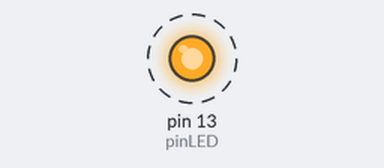
Bench run of a sketch on a simulated Arduino Uno, built with avr-gcc and run on an emulated ATmega328P. Shown: output pins drawn as LEDs (lit = HIGH). Dashed ring = blinking.

Above: at 0.5 s.
Timing chart, 0 to 4.6 s (numbered marks = the images above):
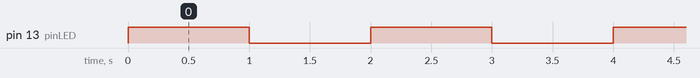

The sketch:

Ej1_blink.ino
```cpp
/* Curso básico de Arduino Módulo 1 -  Ejemplo 1: Blink
    Julián Andrés Castro
    Universidad Nacional de Colombia
    CEIMTUN -  RAS, IEEE
    El pin digital 13 está conenctado por defecto a una resitencia
    y un LED
*/

int pinLED = 13;

void setup()
{
  // Initialize digital Pin LED as an output.
  pinMode(pinLED, OUTPUT);
}

void loop()
{
  digitalWrite(pinLED, HIGH); // Turn the LED on (HIGH is the voltage level)
  delay(1000);             // Espera 1000 milisegundos = 1 second
  digitalWrite(pinLED, LOW);  // Turn the LED off by making the voltage LOW
  delay(1000);             // Espera 1000 milisegundos = 1 second
}
```

Measured:
- by itself, pin 13 (pinLED): alternates HIGH for 1.0 s and LOW for 1.0 s
